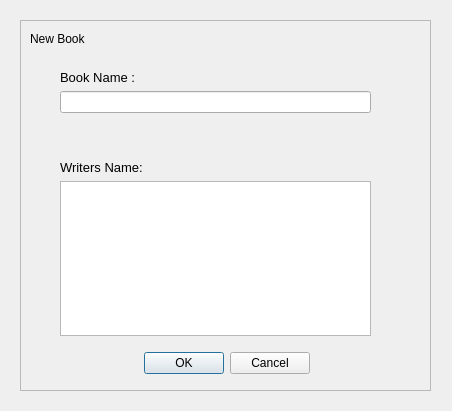
<?xml version="1.0" encoding="UTF-8"?>
<ui version="4.0">
 <class>new_book</class>
 <widget class="QDialog" name="new_book">
  <property name="geometry">
   <rect>
    <x>0</x>
    <y>0</y>
    <width>452</width>
    <height>411</height>
   </rect>
  </property>
  <property name="windowTitle">
   <string>Create New Book</string>
  </property>
  <widget class="QFrame" name="frame">
   <property name="geometry">
    <rect>
     <x>20</x>
     <y>20</y>
     <width>411</width>
     <height>371</height>
    </rect>
   </property>
   <property name="frameShape">
    <enum>QFrame::StyledPanel</enum>
   </property>
   <property name="frameShadow">
    <enum>QFrame::Raised</enum>
   </property>
   <widget class="QLabel" name="label_title">
    <property name="geometry">
     <rect>
      <x>10</x>
      <y>10</y>
      <width>81</width>
      <height>17</height>
     </rect>
    </property>
    <property name="text">
     <string>New Book</string>
    </property>
   </widget>
   <widget class="QWidget" name="verticalLayoutWidget">
    <property name="geometry">
     <rect>
      <x>40</x>
      <y>50</y>
      <width>311</width>
      <height>80</height>
     </rect>
    </property>
    <layout class="QVBoxLayout" name="verticalLayout">
     <item>
      <widget class="QLabel" name="bookNameLabel">
       <property name="font">
        <font>
         <pointsize>10</pointsize>
        </font>
       </property>
       <property name="text">
        <string>Book Name :</string>
       </property>
      </widget>
     </item>
     <item>
      <widget class="QLineEdit" name="bookNameLineEdit"/>
     </item>
     <item>
      <spacer name="verticalSpacer_6">
       <property name="orientation">
        <enum>Qt::Vertical</enum>
       </property>
       <property name="sizeHint" stdset="0">
        <size>
         <width>20</width>
         <height>18</height>
        </size>
       </property>
      </spacer>
     </item>
    </layout>
   </widget>
   <widget class="QWidget" name="verticalLayoutWidget_2">
    <property name="geometry">
     <rect>
      <x>40</x>
      <y>140</y>
      <width>311</width>
      <height>181</height>
     </rect>
    </property>
    <layout class="QVBoxLayout" name="verticalLayout_2">
     <item>
      <spacer name="verticalSpacer_3">
       <property name="orientation">
        <enum>Qt::Vertical</enum>
       </property>
       <property name="sizeHint" stdset="0">
        <size>
         <width>20</width>
         <height>28</height>
        </size>
       </property>
      </spacer>
     </item>
     <item>
      <widget class="QLabel" name="label_writer_name">
       <property name="font">
        <font>
         <pointsize>10</pointsize>
        </font>
       </property>
       <property name="text">
        <string>Writers Name: </string>
       </property>
      </widget>
     </item>
     <item>
      <spacer name="verticalSpacer">
       <property name="orientation">
        <enum>Qt::Vertical</enum>
       </property>
       <property name="sizeHint" stdset="0">
        <size>
         <width>20</width>
         <height>18</height>
        </size>
       </property>
      </spacer>
     </item>
     <item>
      <widget class="QTextEdit" name="writers"/>
     </item>
     <item>
      <spacer name="verticalSpacer_5">
       <property name="orientation">
        <enum>Qt::Vertical</enum>
       </property>
       <property name="sizeHint" stdset="0">
        <size>
         <width>20</width>
         <height>40</height>
        </size>
       </property>
      </spacer>
     </item>
     <item>
      <spacer name="verticalSpacer_4">
       <property name="orientation">
        <enum>Qt::Vertical</enum>
       </property>
       <property name="sizeHint" stdset="0">
        <size>
         <width>20</width>
         <height>40</height>
        </size>
       </property>
      </spacer>
     </item>
     <item>
      <spacer name="verticalSpacer_2">
       <property name="orientation">
        <enum>Qt::Vertical</enum>
       </property>
       <property name="sizeHint" stdset="0">
        <size>
         <width>20</width>
         <height>28</height>
        </size>
       </property>
      </spacer>
     </item>
    </layout>
   </widget>
   <widget class="QDialogButtonBox" name="buttonBox">
    <property name="geometry">
     <rect>
      <x>30</x>
      <y>330</y>
      <width>260</width>
      <height>27</height>
     </rect>
    </property>
    <property name="standardButtons">
     <set>QDialogButtonBox::Cancel|QDialogButtonBox::Ok</set>
    </property>
   </widget>
   <zorder>label_title</zorder>
   <zorder>verticalLayoutWidget</zorder>
   <zorder>verticalLayoutWidget</zorder>
   <zorder>verticalLayoutWidget_2</zorder>
   <zorder>buttonBox</zorder>
  </widget>
  <zorder>frame</zorder>
  <zorder>formLayoutWidget</zorder>
 </widget>
 <resources/>
 <connections/>
</ui>
